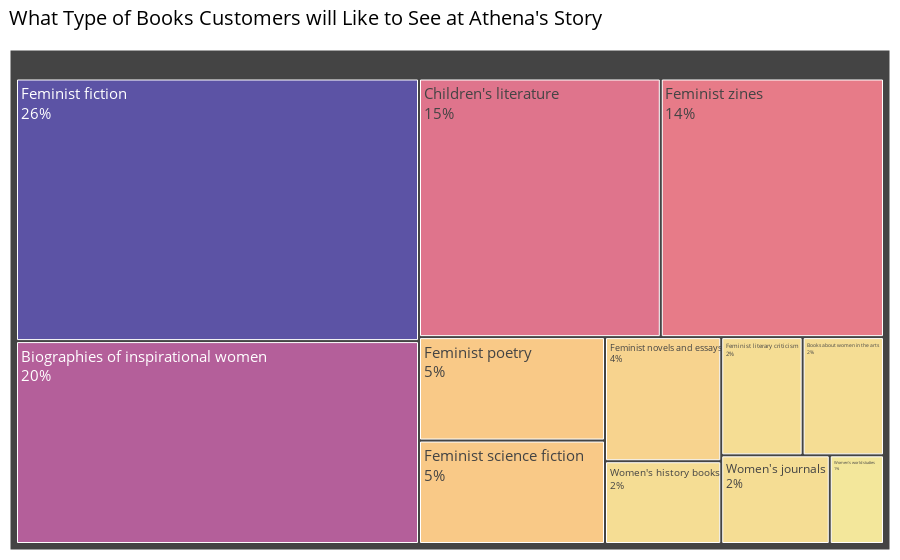

Source (notebook cell):
### Code cell
#library
import plotly.graph_objs as go
import textwrap

# create a list of wrapped labels
# wrapped_labels = ['<br>'.join(textwrap.wrap(l, 13)) for l in treemap_df_Q6['genre']]

# create the plotly treemap
fig = go.Figure(go.Treemap(
    labels=treemap_df_Q6['genre'],
    parents=['' for _ in treemap_df_Q6['genre']],
    values=treemap_df_Q6['count'],
    marker=dict(
        colors=treemap_df_Q6['count'],
        colorscale='Sunset'
    ),
    texttemplate='%{label}<br>%{percentRoot:.0%}',
    hovertemplate='<b>%{label}</b><br>Count: %{value}<br>Percentage: %{percentRoot:.0%}',
    hoverlabel=dict(
        bgcolor='white',
        font=dict(size=14),
        bordercolor='black',
        align='left',
        namelength=0  # show full label
    )
))

# update the layout
fig.update_layout(
    margin=dict(t=50, l=10, r=10, b=10),
    font=dict(size=15),
    hovermode='x',
    paper_bgcolor='white'  # set background color to white
)

# add title and adjust font size, and make title left-aligned
fig.update_layout(title="What Type of Books Customers will Like to See at Athena's Story", 
                  title_font_size=20, title_x=0.01, title_font_color = 'black')

fig.show()

### Figure 1 — Plotly figure (JSON) as saved in the notebook; plotly's stock layout.template omitted (floating-point values rounded to 4 significant figures)
{"data": [{"hoverlabel": {"align": "left", "bgcolor": "white", "bordercolor": "black", "font": {"size": 14}, "namelength": 0}, "hovertemplate": "<b>%{label}</b><br>Count: %{value}<br>Percentage: %{percentRoot:.0%}", "labels": ["Feminist fiction", "Biographies of inspirational women", "Children's literature", "Feminist zines", "Feminist poetry", "Feminist science fiction", "Feminist novels and essays", "Women's history books", "Feminist literary criticism", "Books about women in the arts", "Women's journals", "Women's world studies"], "marker": {"colors": [22, 17, 13, 12, 4, 4, 3, 2, 2, 2, 2, 1], "colorscale": [[0, "rgb(243, 231, 155)"], [0.1667, "rgb(250, 196, 132)"], [0.3333, "rgb(248, 160, 126)"], [0.5, "rgb(235, 127, 134)"], [0.6667, "rgb(206, 102, 147)"], [0.8333, "rgb(160, 89, 160)"], [1, "rgb(92, 83, 165)"]]}, "parents": ["", "", "", "", "", "", "", "", "", "", "", ""], "texttemplate": "%{label}<br>%{percentRoot:.0%}", "type": "treemap", "values": [22, 17, 13, 12, 4, 4, 3, 2, 2, 2, 2, 1]}], "layout": {"font": {"size": 15}, "hovermode": "x", "margin": {"b": 10, "l": 10, "r": 10, "t": 50}, "paper_bgcolor": "white", "title": {"font": {"color": "black", "size": 20}, "text": "What Type of Books Customers will Like to See at Athena's Story", "x": 0.01}}}
